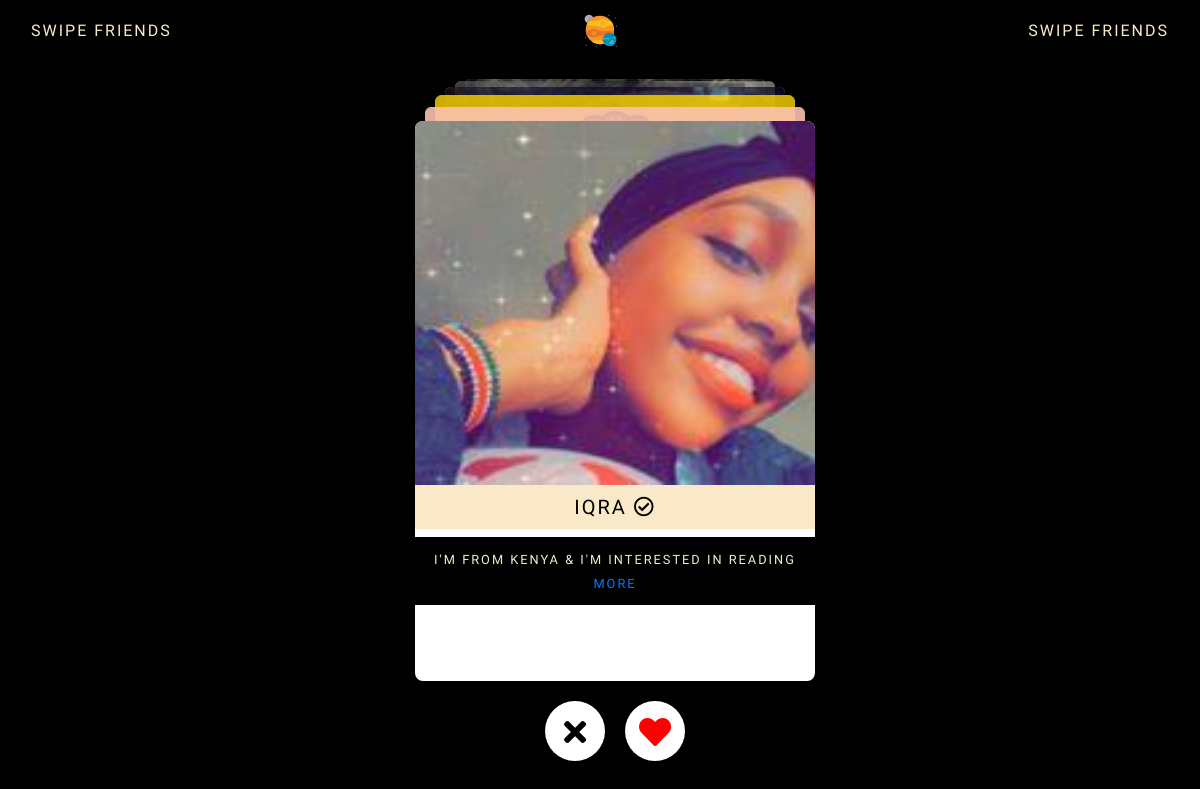
The page /swipe (signed in) on the database its author committed.
### bambiv3/models.py (models this page shows, shortened)
class User(db.Model, UserMixin):
	id = db.Column(db.Integer, primary_key=True)
	username = db.Column(db.String(20), unique=True, nullable=False)
	email = db.Column(db.String(120), unique=True, nullable=False)
	image_file = db.Column(db.String(20), nullable=False, default='default.jpg')
	password = db.Column(db.String(60), nullable=False)
	last_seen = db.Column(db.DateTime, default=datetime.utcnow)
	date_joined = db.Column(db.DateTime, nullable=False, default=datetime.utcnow)
	department = db.Column(db.String(20), nullable=False)
	student_number = db.Column(db.Integer(), unique=True, nullable=False)
	age = db.Column(db.DateTime, nullable=False)
	gender = db.Column(db.String(20), nullable=False)
	country = db.Column(db.String(20), nullable=False)
	hobby = db.Column(db.String(20), nullable=False)
	bio = db.Column(db.String(120), nullable=True)
	private = db.Column(db.Boolean, default=False, nullable=False)
	single = db.Column(db.Boolean, default=False, nullable=False)
	snapchat = db.Column(db.String(20),default=False, nullable=False)
	instagram = db.Column(db.String(20),default=False, nullable=False)
	posts = db.relationship('Post', backref='author', lazy=True)
	products = db.relationship('Product', backref='author', lazy=True)
	comments = db.relationship("Comment", backref="author", lazy="dynamic", cascade="all, delete-orphan")
	followed = db.relationship(
		'User', secondary=followers,
		primaryjoin=(followers.c.follower_id == id),
		secondaryjoin=(followers.c.followed_id == id),
		backref=db.backref('followers', lazy='dynamic'), lazy='dynamic')
	messages_sent = db.relationship('Message',
									foreign_keys='Message.sender_id',
									backref='author', lazy='dynamic')
	messages_received = db.relationship('Message',
										foreign_keys='Message.recipient_id',
										backref='recipient', lazy='dynamic')
	last_message_read_time = db.Column(db.DateTime)
	def is_following(self, user):
		return self.followed.filter(followers.c.followed_id == user.id).count() > 0

### bambiv3/routes.py (the view)
@app.route('/swipe')
def swipe():
	users = User.query.all()
	return render_template('swipe.html', users=users)

### bambiv3/models.py (called while the page is built)
@login_manager.user_loader
def load_user(user_id):
	return User.query.get(int(user_id))

### bambiv3/routes.py (called while the page is built)
@app.before_request
def before_request():
	if current_user.is_authenticated:
		current_user.last_seen = datetime.utcnow()
		db.session.commit()

### bambiv3/templates/swipe.html (shortened to what this page needs)
<!DOCTYPE html>
<html lang="en" >
<head>
    <link rel="stylesheet" href="https://cdnjs.cloudflare.com/ajax/libs/normalize/5.0.0/normalize.min.css">
    <link rel="stylesheet" href="https://stackpath.bootstrapcdn.com/bootstrap/4.1.3/css/bootstrap.min.css">
  <link rel='stylesheet' href='https://maxcdn.bootstrapcdn.com/font-awesome/4.7.0/css/font-awesome.min.css'>
  <link rel="stylesheet" href="https://use.fontawesome.com/releases/v5.4.2/css/all.css">
</head>
<body>
<div class="container-fluid">
  <nav class="navbar navbar-expand-md navbar-dark ">
    <div class="navbar-collapse collapse w-100 order-1 order-md-0 dual-collapse2 d-none d-lg-block">
        <ul class="navbar-nav mr-auto">
            <li>
              <span class="logo" title="Here you can Swipe New Friends who share things in common with you">SWIPE FRIENDS</span>
            </li>
        </ul>
    </div>
    <div class="mx-auto order-0">
      <a class="navbar-brand mx-auto" href="{{ url_for('home') }}">
        <img src="{{ url_for('static', filename='resources/' + 'logo.svg') }}" width="35" height="35" class="d-inline-block align-top" alt="">
      </a>
    </div>
    <div class="navbar-collapse collapse w-100 order-3 dual-collapse2 settings d-none d-lg-block">
        <ul class="navbar-nav ml-auto">
            <li class="nav-item">
                <span class="logo" title="Here you can Swipe New Friends who share things in common with you">SWIPE FRIENDS</span>
            </li>
        </ul>
    </div>
</nav>
<div class="tinder">
  <div class="tinder--cards">
    {% for user in users if user != current_user and not current_user.is_following(user) %}
    <div class="tinder--card">
      <img src="{{ url_for('static', filename='profile_pics/' + user.image_file) }}" style="width: 100%" height="70%">
      <h5>{{user.username}} <i class="far fa-check-circle"></i></h5>
      <div class="info">
      <small>I'm from {{user.country}} & I'm interested in {{user.hobby}}</small> <br>
      <small title="View {{user.username}}'s Profile and Posts"><a href="{{url_for('user_posts', username=user.username)}}" target="_blank">MORE</a></small>
      </div>
    </div>
    {% endfor %}
    <div class="tinder--card">
      <h5></h5>
      <div class="info">
      <small>Thats enough friends for today {{current_user.username}}. Why don't you tell your friends to sign up for Bambi instead!.</small>
    </div>
    </div>
  </div>
  <div class="tinder--buttons">
    <button id="nope"><i class="fa fa-remove"></i></button>
    <button id="love"><i class="fa fa-heart"></i></button>
  </div>
</div>
</div>
</body>
</html>

### bambiv3/templates/swipe.html (style rules this page uses)
*, *:before, *:after { box-sizing: border-box; padding: 0; margin: 0; }
body { background: #000; overflow: hidden; }
.tinder { width: 100vw; height: 90vh; overflow: hidden; display: flex; flex-direction: column; position: relative; opacity: 0; transition: opacity 0.1s ease-in-out; }
.loaded.tinder { opacity: 1; }
.tinder--cards { flex-grow: 1; padding-top: 40px; text-align: center; display: flex; justify-content: center; align-items: flex-end; z-index: 1; }
.tinder--card { display: inline-block; width: 90vw; max-width: 400px; height: 70vh; background: #FFFFFF; padding-bottom: 40px; border-radius: 8px; overflow: hidden; position: absolute; will-change: transform; transition: all 0.3s ease-in-out; cursor: -webkit-grab; cursor: grab; }
.tinder--card img { max-width: 100%; pointer-events: none; }
.tinder--buttons { flex: 0 0 100px; text-align: center; padding-top: 20px; }
.tinder--buttons button { border-radius: 50%; line-height: 60px; width: 60px; border: 0; background: #FFFFFF; display: inline-block; margin: 0 8px; }
.tinder--buttons i { font-size: 32px; vertical-align: middle; }
.fa-heart { color: red; }
.fa-remove { color: #000; }
* { font-family: 'Comfortaa', cursive; }
.info { padding:10px; text-align:center; text-transform: uppercase; letter-spacing: 2px; color: #F9E9C8; background: #000; }
h5 { background: #F9E9C8; color:#000; padding:10px; text-align:center; text-transform: uppercase; letter-spacing: 2px; }
.logo { color:#F9E9C8; letter-spacing:2px; }

### rows shown on the page
User: image_file (picture), username "IQRA", country "KENYA", hobby "READING"
